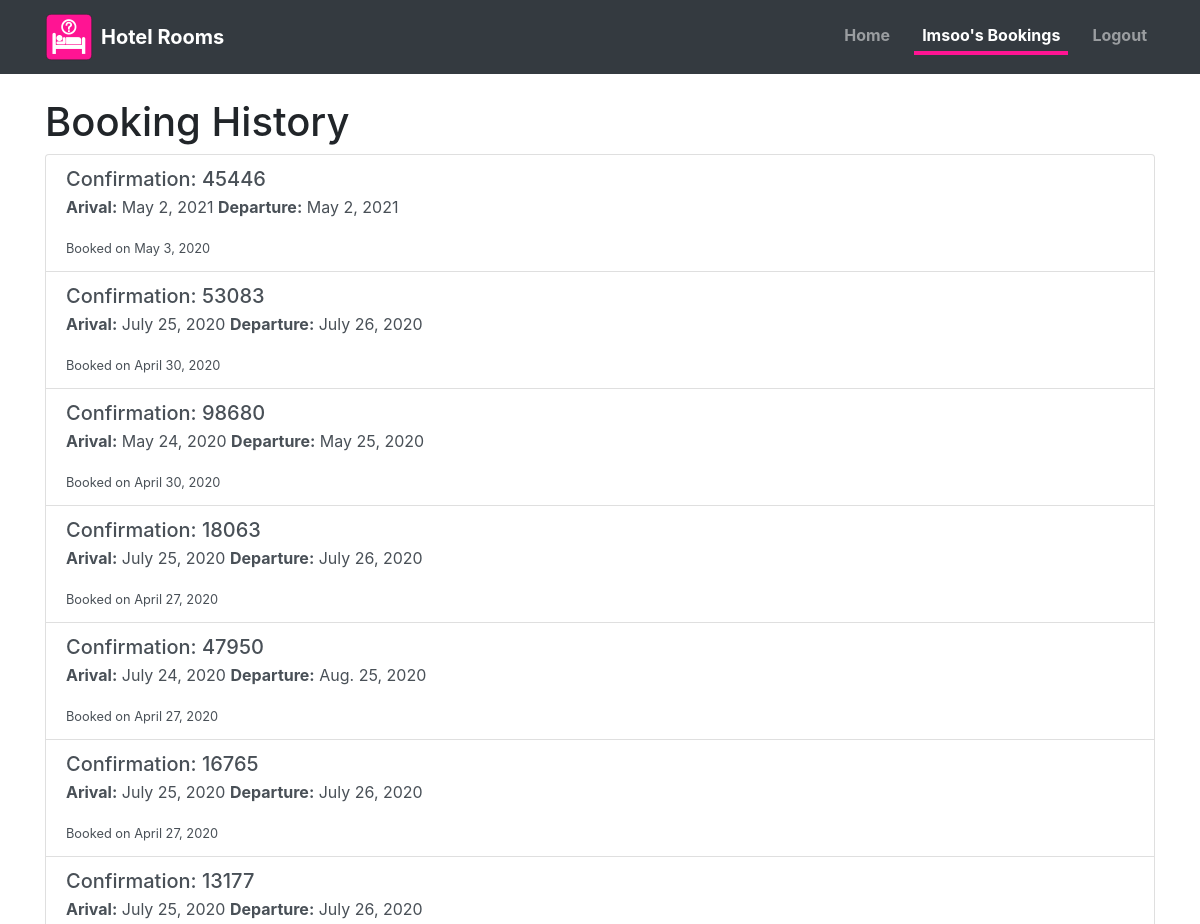
Page /history (signed in, upper part) on the earlier database version.
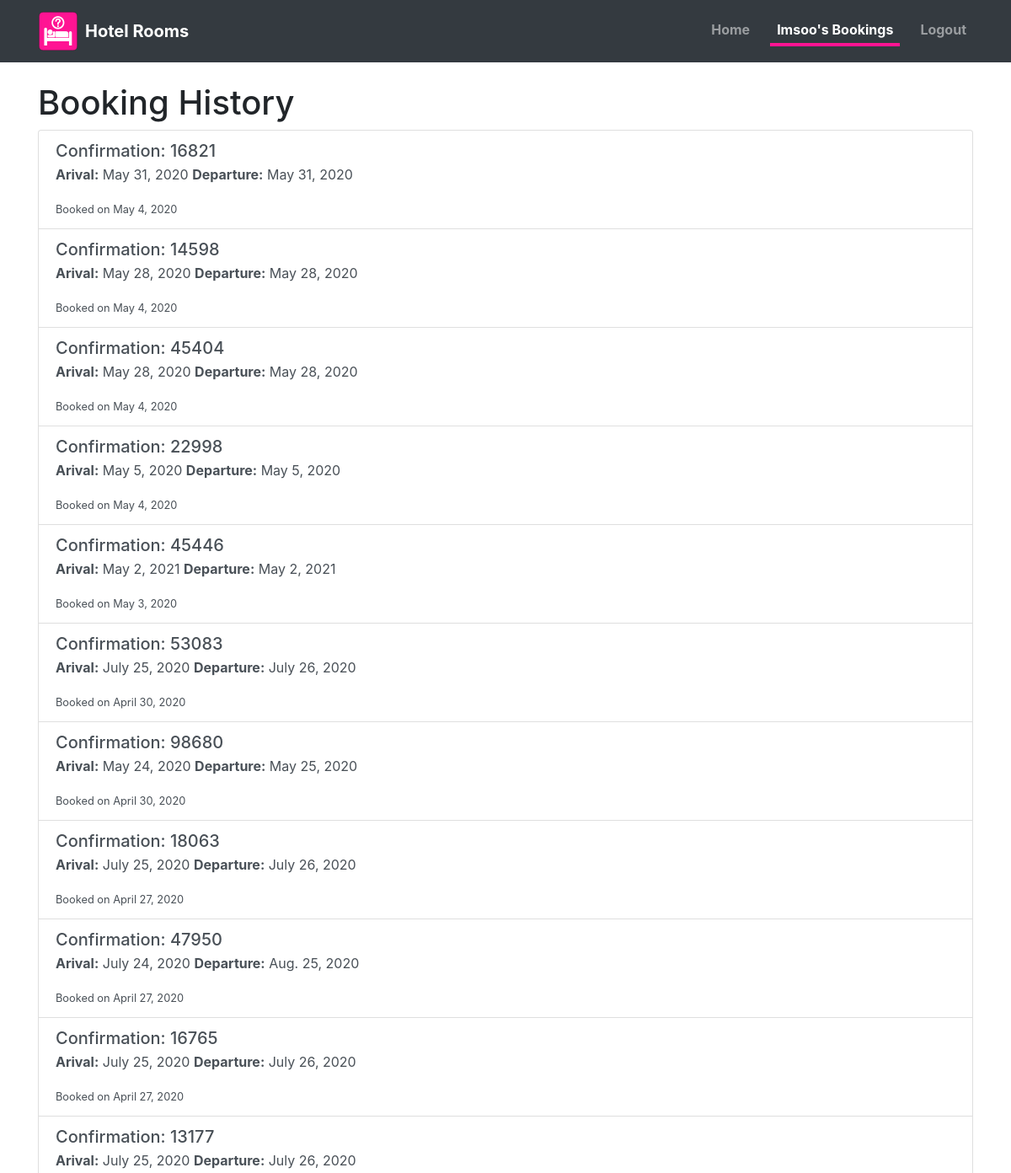
Same page on the later database version.
### hotel/models.py (models this page shows)
class User(AbstractUser):
    pass

class Booking(models.Model):
    create_date = models.DateTimeField(auto_now=True)
    confirmation = models.PositiveIntegerField()
    user = models.ForeignKey(User, on_delete=models.CASCADE,
                             related_name='guest')
    full_name = models.CharField(max_length=64)
    arrival_date = models.DateField()
    departure_date = models.DateField()
    phone_number = models.CharField(max_length=64)
    room = models.ForeignKey(Room, on_delete=models.CASCADE,
                             related_name='room_booked')
    hotel = models.ForeignKey('Hotel', on_delete=models.CASCADE,
                              related_name='hotel_booked')
    price_booked = models.DecimalField(max_digits=6, decimal_places=0,
                                       default=0)

### hotel/views.py (the view)
# urls.py: path("history", views.history, name="history"),
@login_required
def history(request):
    try:
        user = User.objects.get(pk=request.user.id)
        history = Booking.objects.filter(user=user).all().order_by(
            "-create_date")
        if not history:
            messages.add_message(request, messages.WARNING,
                                 "No booking history found.")
    except User.DoesNotExist:
        print('User does not exist.')
        messages.add_message(request, messages.WARNING,
                             "No User found, please login.")
    return render(request, "hotel/history.html",
                  {"history": history, "history_page": "active"})

### hotel/templates/hotel/history.html (shortened to what this page needs)
{% extends "hotel/layout.html" %}
{% load static %}
{% block body %}
    <div class="container mt-4">
        <h1>Booking History</h1>
        <div class="list-group mt-2">
            {% for booking in history %}
                {% ifchanged booking.confirmation %}
                <a href="{% url 'booking' booking.confirmation %}"
                   class="list-group-item list-group-item-action flex-column align-items-start">
                    <div class="d-flex w-100 justify-content-between">
                        <h5 class="mb-1">Confirmation: {{ booking.confirmation }}</h5>
                    </div>
                    <p class="text-left"><b>Arival:</b> {{ booking.arrival_date|date }}
                        <b>Departure:</b> {{ booking.departure_date|date }}
                    </p>
                    <small class="text-left">Booked on {{ booking.create_date|date }}</small>
                </a>
                {% endifchanged %}
            {% endfor %}
        </div>
    </div>
{% endblock %}

### hotel/templates/hotel/layout.html (shortened to what this page needs)
{% load static %}
<!doctype html>
<html lang="en">
<head>
    <link rel="stylesheet" href="https://stackpath.bootstrapcdn.com/bootstrap/4.4.1/css/bootstrap.min.css"
>
    <link href="{% static '/hotel/hotel.css' %}" rel="stylesheet">
</head>
<body>
<header>
    <nav class="navbar navbar-expand-md navbar-dark bg-dark">
        <div class="container d-flex justify-content-between">
            <a href="{% url 'index' %}" class="navbar-brand d-flex align-items-center">
                <img src="/static/hotel/hotel-icon.png" class="mr-2"/>
                <strong>Hotel Rooms</strong>
            </a>
            <div class="navbar-nav nav-item">
                <a class="nav-link {{ home_page }}" href="{% url 'index' %}">Home</a>
                {% if user.is_authenticated %}
                    <a class="nav-link {{ history_page }}" href="{% url 'history' %}">
                        {% if user.first_name %}
                            {{ user.first_name }}'s Bookings
                        {% elif not user.first_name %}
                            My Bookings
                        {% endif %}
                    </a>
                    <a class="nav-link {{ logout_page }}" href="{% url 'logout' %}">Logout</a>
                {% else %}
                    <a class="nav-link {{ login_page }}" href="{% url 'login' %}">Login to Book</a>
                    <a class="nav-link {{ register_page }}" href="{% url 'register' %}">Register</a>
                {% endif %}
            </div>
        </div>
    </nav>
</header>
<main role="main">
    {% block body %}
    {% endblock %}
</main>
</body>
</html>

### hotel/static/hotel/hotel.css (style rules this page uses)
:root { --jumbotron-padding-y: 3rem; }
a, a:focus, a:hover { color: deeppink; }
.nav-link { padding: .25rem 0; font-weight: 700; color: aliceblue; background-color: transparent; border-bottom: .25rem solid transparent; }
.nav-link + .nav-link { margin-left: 1rem; }
.active { color: #fff; border-bottom-color: deeppink; }

Differences in the rows shown:
added Booking: confirmation "16821", arrival_date "May 31, 2020", departure_date "May 31, 2020", create_date "May 4, 2020"
added Booking: confirmation "14598", arrival_date "May 28, 2020", departure_date "May 28, 2020", create_date "May 4, 2020"
added Booking: confirmation "45404", arrival_date "May 28, 2020", departure_date "May 28, 2020", create_date "May 4, 2020"
added Booking: confirmation "22998", arrival_date "May 5, 2020", departure_date "May 5, 2020", create_date "May 4, 2020"
